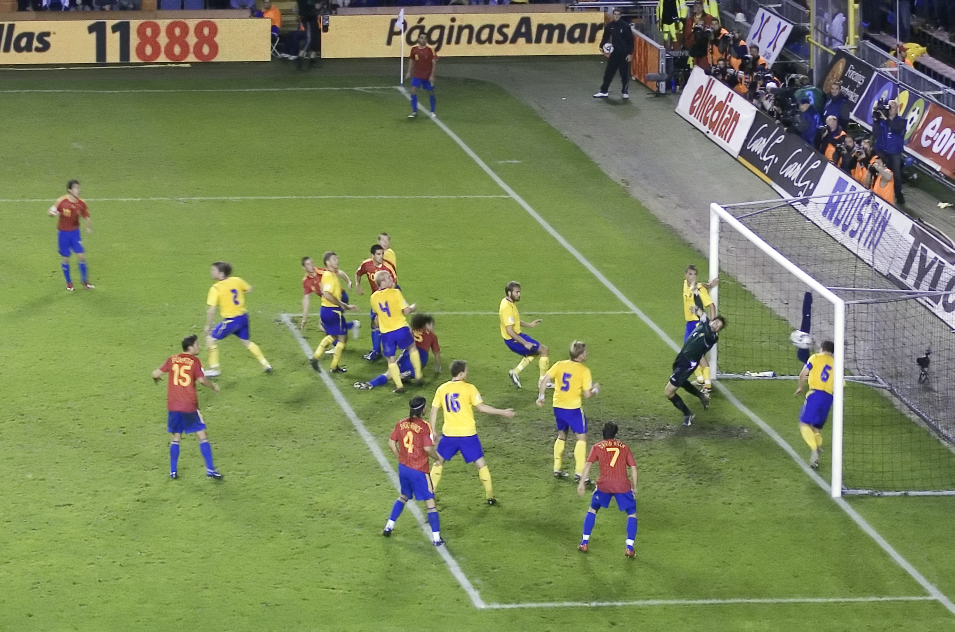
%> input picture Homeworks/Hw_1/Matlab/goal_picture.jpg, 1909 x 1264 px (shown at 1/2 size)
$ octave Q_4.m   (GNU Octave 9; MATLAB toolbox functions it lacks are replaced by stand-ins)
%> lines starting %> are read from the running program, lines starting %| are printed output that depends on the picture
### Homeworks/Hw_1/Matlab/field_geometry.m
function Pts3d_valid = field_geometry
% ----------------------- Description ------------------------ %
%                                                              %
%                Plot soccer field real-Geometry               %
%                                                              %
% ------------------------- Content -------------------------- %

% the soccer goal is 7.32m wide and 2.44m high:
x = 7.32/2;
z = 2.44;
goalframe = [-x x x -x;0 0 0 0;0 0 z z;1 1 1 1];

% the target area is 11 + 7.32m wide and 5.5m deep
xx = 18.32/2;
yy = 5.5;
innerframe = [-xx -xx xx xx;0 yy yy 0;0 0 0 0;1 1 1 1];

% the penalty area is 40.32 m wide and 16.5 m deep
xxx = 40.32/2;
yyy = 16.5;
outerframe = [-xxx -xxx xxx xxx;0 yyy yyy 0;0 0 0 0;1 1 1 1];

Pts3d = [goalframe, innerframe, outerframe];

% Fig();
plot3( Pts3d(1,:), Pts3d(2,:), Pts3d(3,:), '*');
hold on; axis equal; rotate3d on;

% draw frames
for ii=1:3
    for jj=1:4
        jjp=mod(jj,4)+1;
        index=[jj,jjp]+(ii-1)*4;
        plot3(Pts3d(1,index),Pts3d(2,index),Pts3d(3,index),'-', 'linewidth', 4);
    end
end

arrow_lin = 0:.25:1.5; O_lin = zeros(1, length(arrow_lin));
plot3( arrow_lin, O_lin, O_lin, 'r.', 'linewidth', 2);
plot3( O_lin, arrow_lin, O_lin, 'b.', 'linewidth', 2);
plot3( O_lin, O_lin, arrow_lin, 'g.', 'linewidth', 2);

view([-105 10]); grid on;
title('Soccer field geometry', 'fontsize', 16);
Pts3d_valid = Pts3d( :, [1:8 12] );

### Homeworks/Hw_1/Matlab/DLT.m
function eig_val = DLT(X_in, x, n_dim)
% ----------------------- Description ----------------------- %
%                                                             %
%                   Compute camera matrix M                   %
%                   return : Singular Value matrix            %
%                                                             %
% ------------------------- Content ------------------------- %

A = zeros(2*n_dim, 12);
O = zeros(4, 1);

for i = 1:n_dim
    [X, u, v] = deal( X_in(:, i), x(1 , i), x(2, i) );
    A( 2*i-1:2*i, :) = [ [-X' O' u*X']; [O' -X' v*X'] ];
end

[~, ~, V] = svd(A);
eig_val = V(:, end);        % extract right-most column

### Homeworks/Hw_1/Matlab/rq.m
function [R, Q] = rq(M)
    [Q, R] = qr(flipud(M)');
    R = flipud(R');
    R = fliplr(R);

    Q = Q';
    Q = flipud(Q);

    T = diag(sign(diag(R)));
    R = R * T;
    Q = T * Q;
end

### Homeworks/Hw_1/Matlab/Q_4.m
set(0, 'defaultfigurecolor', [1 1 1]);

clc; close all; clear all;
fig_loc = [500 250 800 500]; % NOTE : window opening on 2nd screen(!)

Fig = @() figure('rend', 'painters', 'pos', fig_loc);

% load and draw image
im = imread('goal_picture.jpg');
%> im is the input picture: size 1264x1909x3 uint8; mean R, G, B 122.6, 134.3, 90.9
Fig(); clf; image(im);

%% a. Compute the camera matrix M which generated the image points x

% 2d points (x, y, w) in the image :
Pts2d = 1e3*[
    1.6610 1.4366 1.4323 1.6698 1.8765 0.9660 0.5745 1.2783 NaN NaN NaN 1.0320
    0.9818 0.7637 0.4274 0.6122 1.1961 1.2146 0.6343 0.6270 NaN NaN NaN 0.3978
    0.0010 0.0010 0.0010 0.0010 0.0010 0.0010 0.0010 0.0010 NaN NaN NaN 0.0010 ];

hold on; grid on;
for i = 1:length(Pts2d)
    plot(Pts2d(1, i), Pts2d(2, i), 'bo', 'linewidth', 8);
    plot(Pts2d(1, i), Pts2d(2, i), 'ro', 'linewidth', 5);
    text(Pts2d(1, i), Pts2d(2, i), num2str(i), 'color', 'w', 'FontSize', 28);
end

Fig();
X = field_geometry;
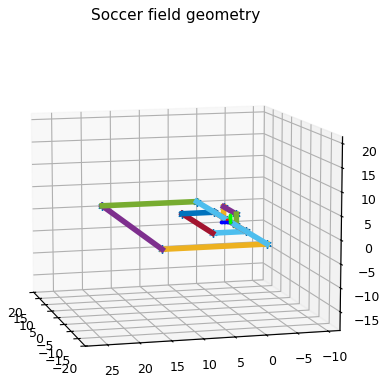
%> figure redrawn from the program's plot data

x = Pts2d( :, all( ~isnan(Pts2d) ) );           % Extract valid (in-frame) points
n_dim = length(x);                              % Optional :: reduce number of points
m = DLT(X, x, n_dim);                           % Singular Values of M
M = reshape(m, 4, 3)';                          % Reshape into desired dimensions

%% b. Re-project all the real world point X to their estimated corresponded points x on the image

x_est = zeros(3, n_dim); hold on;

% Projection of real points onto image, using estimated M
for i = 1:length(X)
    x_est(:, i) = M * X(:, i);
end

% Extract pixels (divide by w_est)
pxl_est = [ x_est(1, :)./x_est(3, :); x_est(2, :)./x_est(3, :) ];

% Project on 1st figure for comparison
figure(1);
plot( pxl_est(1, :), pxl_est(2, :), 'gp', 'linewidth', 2); grid on;
%> after `grid on`:
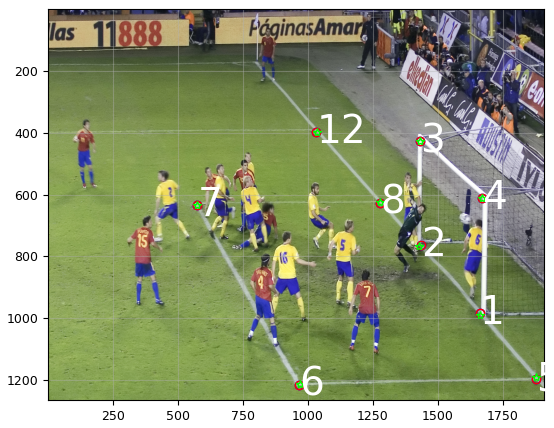
%> figure redrawn from the program's plot data

[du, dv] = deal( pxl_est(1, :) - x(1, :), pxl_est(2, :) - x(2, :) );
f_RMSE = @(x) sqrt( mean( x ));
err_MAE = [mean( abs(du)), mean( abs(dv))];      % Mean absolute error [px]
err_RMSE = [f_RMSE( du.^2 ), f_RMSE( dv.^2 )];	 % Root Mean Squear    [px]
err_rel = abs( [du/x(1,:), dv/x(2,:)])*100;      % Relative Error      [--]

%% c. d. Use the given function “rq.m” to reconstruct R , K .

[K1, R1] = rq( M(:, 1:3) );                      % QR factorization
[R2, K2] = qr( M(:, 1:3)' );                     % QR factorization

%% e. What can you say about the orientation of the camera from the matrix R ?
[K, R, M] = deal(K1/K1(3, 3) , R1, M/K1(3, 3) )
%> (the run ends here)
